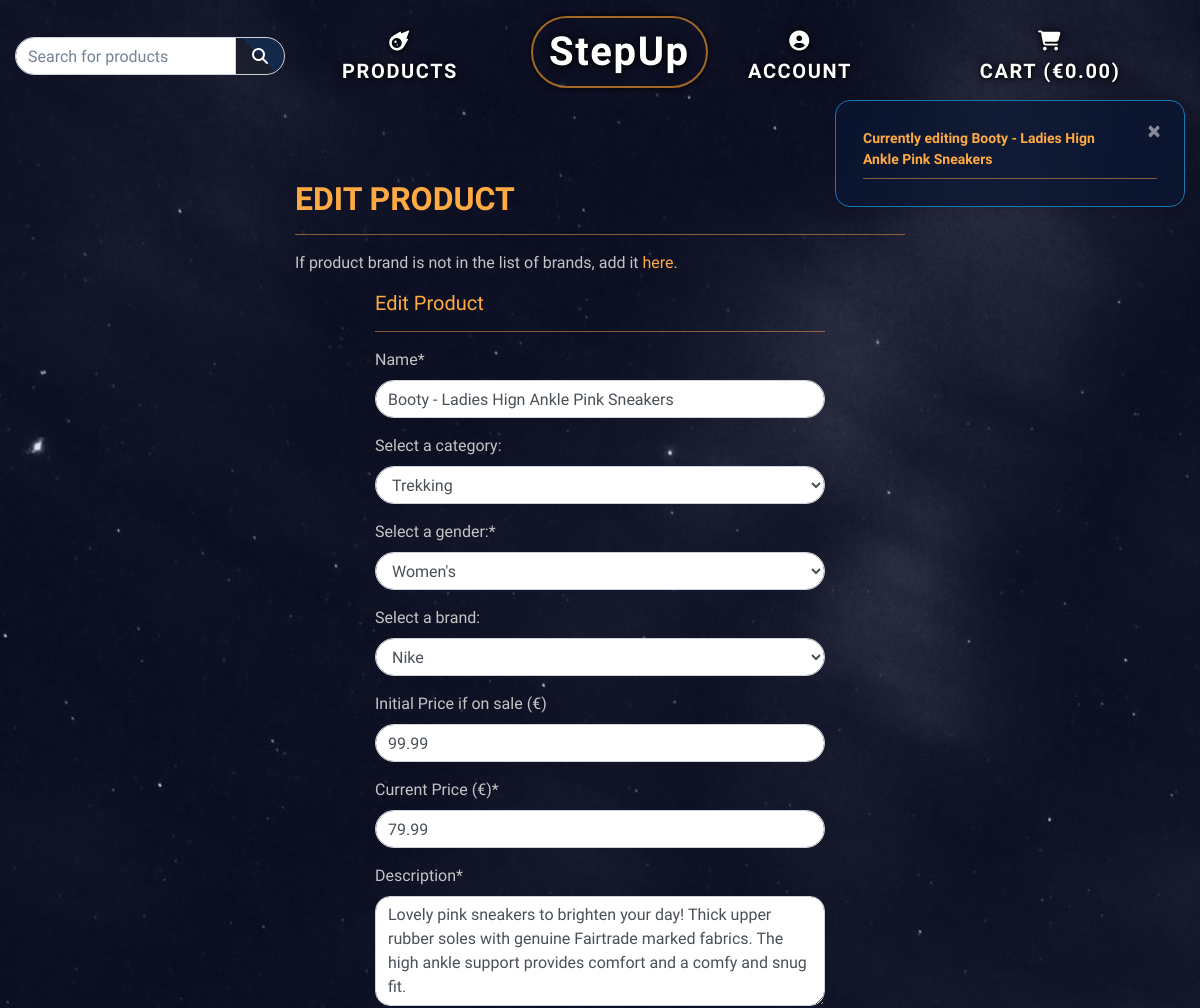
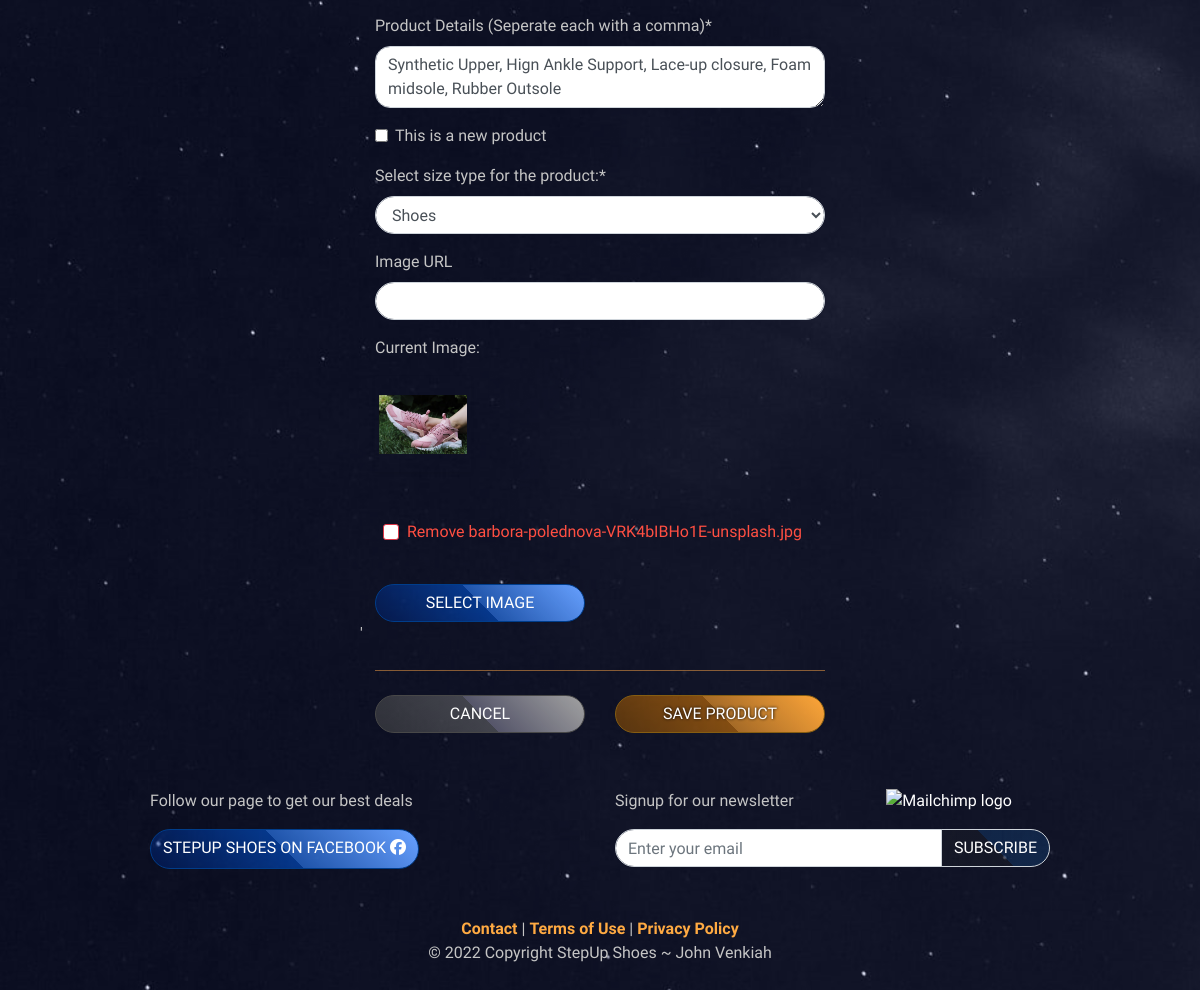
The app's page /products/edit/2/ (signed in) with its own data (2 pictures, top to bottom).
### products/models.py (models this page shows, shortened)
class Product(models.Model):
    class Meta:
        ordering = ['id']
    art_nr = models.CharField(
        verbose_name=_('Art. Nr'),
        max_length=254,
    )
    name = models.CharField(
        verbose_name=_('Name'),
        max_length=254,
        unique=True
    )
    category = models.ForeignKey(
        'Category',
        null=True,
        blank=True,
        on_delete=models.SET_NULL
    )
    gender = models.CharField(
        verbose_name=_('Gender'),
        choices=GENDER_CHOICES,
        max_length=24,
        default='u'
    )
    brand = models.ForeignKey(
        'Brand',
        null=True,
        blank=True,
        on_delete=models.SET_NULL
    )
    initial_price = models.DecimalField(
        verbose_name=_('Initial Price'),
        max_digits=6,
        decimal_places=2,
        validators=[
            MinValueValidator(0)
        ],
        null=True,
        blank=True
    )
    price = models.DecimalField(
        verbose_name=_('Price'),
        max_digits=6,
        decimal_places=2,
        validators=[
            MinValueValidator(0)
        ]
    )
    description = models.TextField(
        verbose_name=_('Description'),
    )
    details = models.CharField(
        verbose_name=_('Product Details'),
        max_length=254,
        null=True,
        blank=True
    )
    is_new = models.BooleanField(
        verbose_name=('Is New'),
        default=False
    )
    size_type = models.CharField(
        verbose_name=_('Size Type'),
        choices=SIZE_CHOICES,
        max_length=24,
        default='N/A'
    )
    rating = models.DecimalField(
        verbose_name=_('Rating'),
        max_digits=6,
        decimal_places=2,
        null=True,
        blank=True
    )
    discount = models.DecimalField(
        verbose_name=_('Discount'),
        max_digits=6,
        decimal_places=2,
        null=True,
        blank=True
    )
    image_url = models.URLField(
        verbose_name=_('Image URL'),
        max_length=1024,
        null=True,
        blank=True
    )
    image = models.ImageField(
        verbose_name=_('Image'),
        null=True,
        blank=True
    )

### products/views.py (the view)
# urls.py: path('edit/<int:product_id>/', views.edit_product, name='edit_product'),
@login_required
def edit_product(request, product_id):
    if not request.user.is_superuser:
        messages.error(request, 'Sorry, access to that page is denied.')
        return redirect(reverse('home'))
    product = get_object_or_404(Product, pk=product_id)
    if request.method == 'POST':
        product_form = ProductForm(
            request.POST, request.FILES, instance=product
        )
        if product_form.is_valid():
            product = product_form.save()
            if product.initial_price and product.initial_price > 0:
                product.discount = product.initial_price - product.price
            else:
                product.initial_price = None
            product_form.validate_initial_price()
            product.save()
            messages.success(request, f'Successfully updated {product.name}')
            return redirect(reverse('product_detail', args=[product.id]))
        else:
            messages.error(request, 'Updating Product failed. \
                    please check if the form is valid and try again.')
    else:
        product_form = ProductForm(instance=product)
        messages.info(request, f'Currently editing {product.name}')
    template = 'products/edit_product.html'
    context = {
        'product_form': product_form,
        'product': product,
    }
    return render(request, template, context)

### cart/contexts.py (called while the page is built, shortened)
def cart_contents(request):
    cart_items = []
    total = 0
    product_count = 0
    cart = request.session.get('cart', {})
    if total < settings.FREE_DELIVERY_THRESHOLD:
        delivery = total * Decimal(settings.STANDARD_DELIVERY_PERCENTAGE / 100)
        free_delivery_delta = settings.FREE_DELIVERY_THRESHOLD - total
    else:
        delivery = 0
        free_delivery_delta = 0
    grand_total = delivery + total
    context = {
        'cart_items': cart_items,
        'total': total,
        'product_count': product_count,
        'delivery': delivery,
        'free_delivery_delta': free_delivery_delta,
        'free_delivery_threshold': settings.FREE_DELIVERY_THRESHOLD,
        'grand_total': grand_total,
    }
    return context

### home/contexts.py (called while the page is built)
def contact_form(request):
    return {'contact_form': ContactForm}

def mobile(request):
    mobile_agent_re = re.compile(
        r".*(iphone|mobile|androidtouch)", re.IGNORECASE
    )
    try:
        if mobile_agent_re.match(request.META['HTTP_USER_AGENT']):
            is_mobile = True
        else:
            is_mobile = False
    except Exception:
        is_mobile = False
    return {'is_mobile': is_mobile}

### products/contexts.py (called while the page is built)
def get_brands(request):
    all_brands = Brand.objects.all()
    return {
        'all_brands': all_brands,
    }

### products/models.py (called while the page is built)
    def get_friendly_name(self):
        return self.friendly_name

    def get_friendly_name(self):
        return self.friendly_name

### products/templates/products/edit_product.html (shortened to what this page needs)
{% extends 'base.html' %}
{% load static %}
{% block page_header %}
    <div class="container header-container">
    </div>
{% endblock %}
{% block content %}
    <div class="container mw-lg">
        <div class="row">
            <div class="mt-3 col-12 col-md-8 col-md-6 mx-auto">
                <h2 class="logo-font">Edit product</h2>
                <hr>
                <p>If product brand is not in the list of brands, add it <a href="{% url 'add_product_brand' %}" class="text-orange">here</a>.</p>
            </div>
        </div>
        <div class="row">
            <div class="col col-md-8 col-lg-6 mx-auto">
                <h5 class="text-orange">Edit Product</h5>
                <hr>
                <form method="POST" action="{% url 'edit_product' product.id %}" class="form mb-2" enctype="multipart/form-data">
                    {% for field in product_form %}
                        {% if field.name != 'image' %}
                            {{ field | as_crispy_field }}
                        {% else %}
                        {{ field }}
                        {% endif %}
                    {% endfor %}
                    <div class="row">
                        <div class="col-12 text-center">
                            <hr class="my-4">
                        </div>
                        <div class="col-6">
                            <a class="d-block btn btn-grey" href="{% url 'products' %}">Cancel</a>
                        </div>
                        <div class="col-6">
                            <button class="w-100 btn btn-orange" type="submit">Save Product</button>
                        </div>
                    </div>
                </form>
            </div>
        </div>
    </div>
{% endblock %}

### products/templates/products/custom_widget_templates/product_clearable_file_input.html (shortened to what this page needs)
{% if widget.is_initial %}
    <p>{{ widget.initial_text }}:</p>
    <a href="{{ widget.value.url }}">
        <img width="96" height="96" class="thmbnl shadow-sm mb-3 p-1" alt="current image: {{ widget.value.name }}" src="{{ widget.value.url }}">
    </a>
    {% if not widget.required %}
        <div class="custom-control custom-checkbox mt-2">
            <label class="custom-control-label text-danger" for="product-{{ widget.checkbox_id }}">{{ widget.clear_checkbox_label }} {{ widget.value }}</label>
        </div>
    {% endif %}<br>
{% endif %}
<div class="row">
    <div class="col-12 col-md-6">
        <span class="btn btn-blue text-white btn-file btn-block">
            Select Image<input type="{{ widget.type }}" aria-label="Select Image" name="{{ widget.name }}"{% include "django/forms/widgets/attrs.html" %}>
        </span>
    </div>
'</div>

### static/css/base.css (style rules this page uses)
html { height: 100%; scroll-behavior: smooth; }
body { background: url('/media/stars.jpg') no-repeat center center fixed; background-blend-mode: luminosity; background-color: #1d2033; background-size: cover; height: calc(100vh - 164px); color: #c5c5c5; font-family: 'Anaheim', sans-serif; }
h2, .nav-link, .nav-link:not(i) { font-family: 'Abel', sans-serif !important; text-transform: uppercase; }
h2.logo-font { color: #ffaa42 !important; }
hr { border-top: 1px solid rgba(255, 166, 71, 0.5); }
.text-danger { color: #ff4f42 !important; }
p { color: #c5c5c5; }
.logo-font { text-transform: uppercase; font-weight: bold; }
.btn { border: 1px solid transparent; transition: all .2s ease-in-out; }
.btn, button, a.btn { text-transform: uppercase; }
.btn:not(.product-edit-link) { color: white !important; }
.btn-orange { background: linear-gradient(45deg, #9351008c, #e17c008c 50%, #dd8b27b9 50%, #ffa73a); border: 1px solid #865d11 !important; text-shadow: 0.4px 0.4px 3px black; }
.btn-grey { background: linear-gradient(45deg, #4b4b4b8c, #6d6d6d8c 50%, #706f84b9 50%, #a2a2a2); border: 1px solid #484848; }
.btn-blue { background: linear-gradient( 45deg, #001f698c, #0058e18c 50%, #276eddb9 50%, #68a1ff); border: 1px solid #003d8b; }
.btn-file { position: relative; overflow: hidden; }
.custom-checkbox .custom-control-label.text-danger { margin: 2rem 0 2.5rem 2rem !important; }
.custom-checkbox .custom-control-label::before { border-radius: 3px !important; border-color: #dc3545; display: inline; }
.custom-control { display: inline; margin: 0 0 0 50px; }
.thmbnl { object-fit: contain; }
input, input[type=email] input.form-control, .btn:not(.increment-qty, .decrement-qty, .product-edit-link), .custom-select, select.form-control { border-radius: 50px !important; -moz-border-radius: 50px !important; -webkit-border-radius: 50px !important; }
textarea.form-control { border-radius: 15px; }
.text-orange { color: #ffaa42 !important; }
.mw-lg { max-width: 1100px; margin: 0 auto; }
@media (min-width: 1200px) { .container { max-width: 80%; } }
@media (min-width: 992px) { .header-container { padding-top: 164px; } }

### records on screen
Product: name "Booty - Ladies Hign Ankle Pink Sneakers" "Trekking" "Women's" "Nike" "99.99" "79.99" "Lovely pink sneakers to brighten your day! Thick upper rubber soles with genuine Fairtrade marked fabrics. The high ankle support provides comfort and a comfy and snug fit." "Synthetic Upper, Hign Ankle Support, Lace-up closure, Foam midsole, Rubber Outsole" "Shoes", value "barbora-polednova-VRK4bIBHo1E-unsplash.jpg"

### other values on screen
{{ message }} "Currently editing Booty - Ladies Hign Ankle Pink Sneakers"
{{ widget.initial_text }} "Current Image"
{{ widget.clear_checkbox_label }} "Remove"
